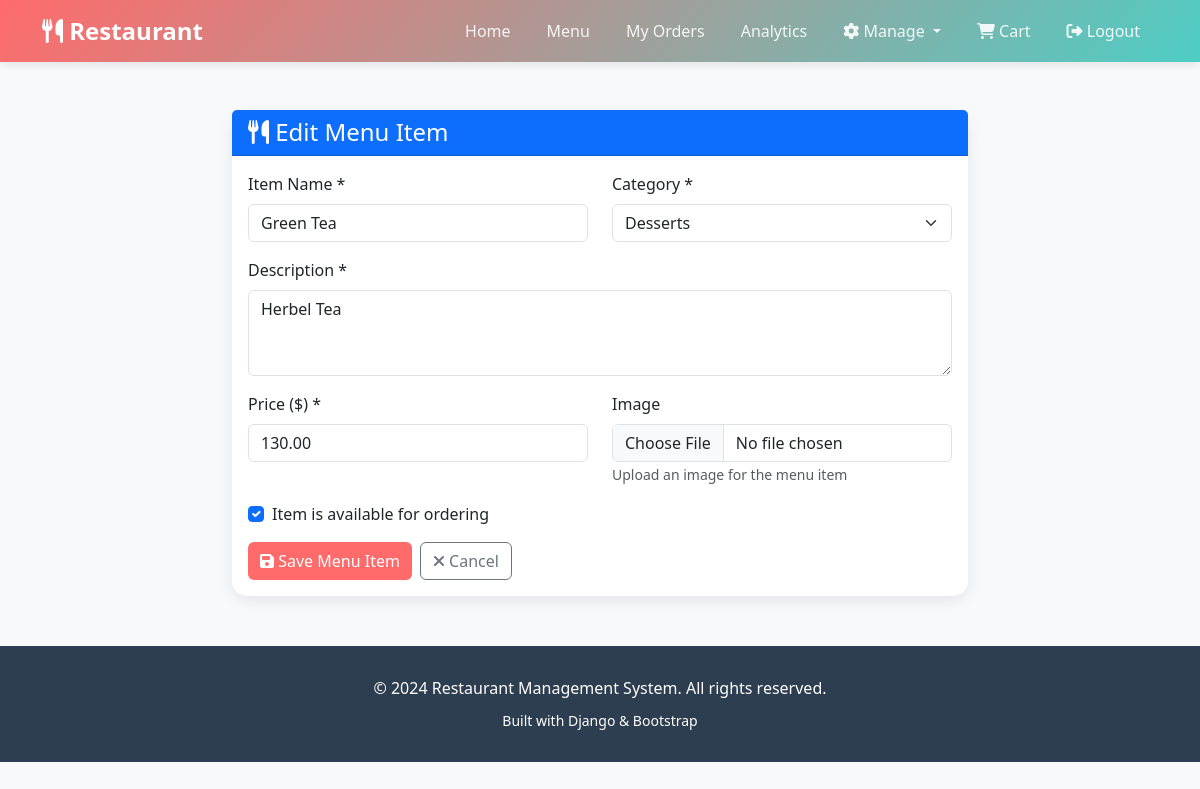
Page /manage/menu-items/edit/2/ (signed in) on the committed database.
### restaurant/models.py (models this page shows, shortened)
class MenuItem(models.Model):
    category = models.ForeignKey(Category, on_delete=models.CASCADE, related_name='items')
    name = models.CharField(max_length=200)
    description = models.TextField()
    price = models.DecimalField(max_digits=10, decimal_places=2, validators=[MinValueValidator(Decimal('0.01'))])
    image = models.ImageField(upload_to='menu_items/', blank=True, null=True)
    is_available = models.BooleanField(default=True)
    created_at = models.DateTimeField(auto_now_add=True)
    updated_at = models.DateTimeField(auto_now=True)
    class Meta:
        ordering = ['category', 'name']

### restaurant/views.py (the view)
# urls.py: path('manage/menu-items/edit/<int:item_id>/', views.menuitem_edit, name='menuitem_edit'),
@staff_member_required
def menuitem_edit(request, item_id):
    menu_item = get_object_or_404(MenuItem, id=item_id)
    if request.method == 'POST':
        form = MenuItemForm(request.POST, request.FILES, instance=menu_item)
        if form.is_valid():
            form.save()
            messages.success(request, 'Menu item updated successfully!')
            return redirect('menuitem_list')
    else:
        form = MenuItemForm(instance=menu_item)
    return render(request, 'restaurant/menuitem_form.html', {'form': form, 'title': 'Edit Menu Item'})

### restaurant/forms.py
class MenuItemForm(forms.ModelForm):
    class Meta:
        model = MenuItem
        fields = ['category', 'name', 'description', 'price', 'image', 'is_available']
        widgets = {
            'category': forms.Select(attrs={'class': 'form-select'}),
            'name': forms.TextInput(attrs={'class': 'form-control', 'placeholder': 'Enter item name'}),
            'description': forms.Textarea(attrs={'class': 'form-control', 'rows': 3, 'placeholder': 'Enter item description'}),
            'price': forms.NumberInput(attrs={'class': 'form-control', 'step': '0.01', 'placeholder': '0.00'}),
            'image': forms.FileInput(attrs={'class': 'form-control'}),
            'is_available': forms.CheckboxInput(attrs={'class': 'form-check-input'}),
        }

### restaurant/models.py (called while the page is built)
    def __str__(self):
        return self.name

### restaurant/templates/restaurant/menuitem_form.html (shortened to what this page needs)
{% extends 'restaurant/base.html' %}
{% block content %}
<div class="container my-5">
    <div class="row justify-content-center">
        <div class="col-lg-8">
            <div class="card">
                <div class="card-header bg-primary text-white">
                    <h4 class="mb-0">
                        <i class="fas fa-utensils"></i> {{ title }}
                    </h4>
                </div>
                <div class="card-body">
                    <form method="post" enctype="multipart/form-data">
                        <div class="row">
                            <div class="col-md-6 mb-3">
                                <label for="{{ form.name.id_for_label }}" class="form-label">Item Name *</label>
                                {{ form.name }}
                            </div>
                            <div class="col-md-6 mb-3">
                                <label for="{{ form.category.id_for_label }}" class="form-label">Category *</label>
                                {{ form.category }}
                            </div>
                        </div>
                        <div class="mb-3">
                            <label for="{{ form.description.id_for_label }}" class="form-label">Description *</label>
                            {{ form.description }}
                        </div>
                        <div class="row">
                            <div class="col-md-6 mb-3">
                                <label for="{{ form.price.id_for_label }}" class="form-label">Price ($) *</label>
                                {{ form.price }}
                            </div>
                            <div class="col-md-6 mb-3">
                                <label for="{{ form.image.id_for_label }}" class="form-label">Image</label>
                                {{ form.image }}
                                <small class="text-muted">Upload an image for the menu item</small>
                            </div>
                        </div>
                        <div class="mb-3 form-check">
                            {{ form.is_available }}
                            <label class="form-check-label" for="{{ form.is_available.id_for_label }}">
                                Item is available for ordering
                            </label>
                        </div>
                        <div class="d-flex gap-2">
                            <button type="submit" class="btn btn-primary">
                                <i class="fas fa-save"></i> Save Menu Item
                            </button>
                            <a href="{% url 'menuitem_list' %}" class="btn btn-outline-secondary">
                                <i class="fas fa-times"></i> Cancel
                            </a>
                        </div>
                    </form>
                </div>
            </div>
        </div>
    </div>
</div>
{% endblock %}

### restaurant/templates/restaurant/base.html (style rules this page uses)
:root { --primary-color: #FF6B6B; --secondary-color: #4ECDC4; --dark-color: #2C3E50; --light-bg: #F8F9FA; }
body { font-family: 'Segoe UI', Tahoma, Geneva, Verdana, sans-serif; background-color: var(--light-bg); }
.btn-primary { background: var(--primary-color); border: none; transition: all 0.3s; }
.card { border: none; border-radius: 15px; box-shadow: 0 5px 15px rgba(0,0,0,0.08); transition: all 0.3s; }

### rows in the picture
MenuItem: name "Green Tea", category "Desserts", description "Herbel Tea", price "130.00", is_available "☑"

### other values in the picture
{{ title }} "Edit Menu Item"
